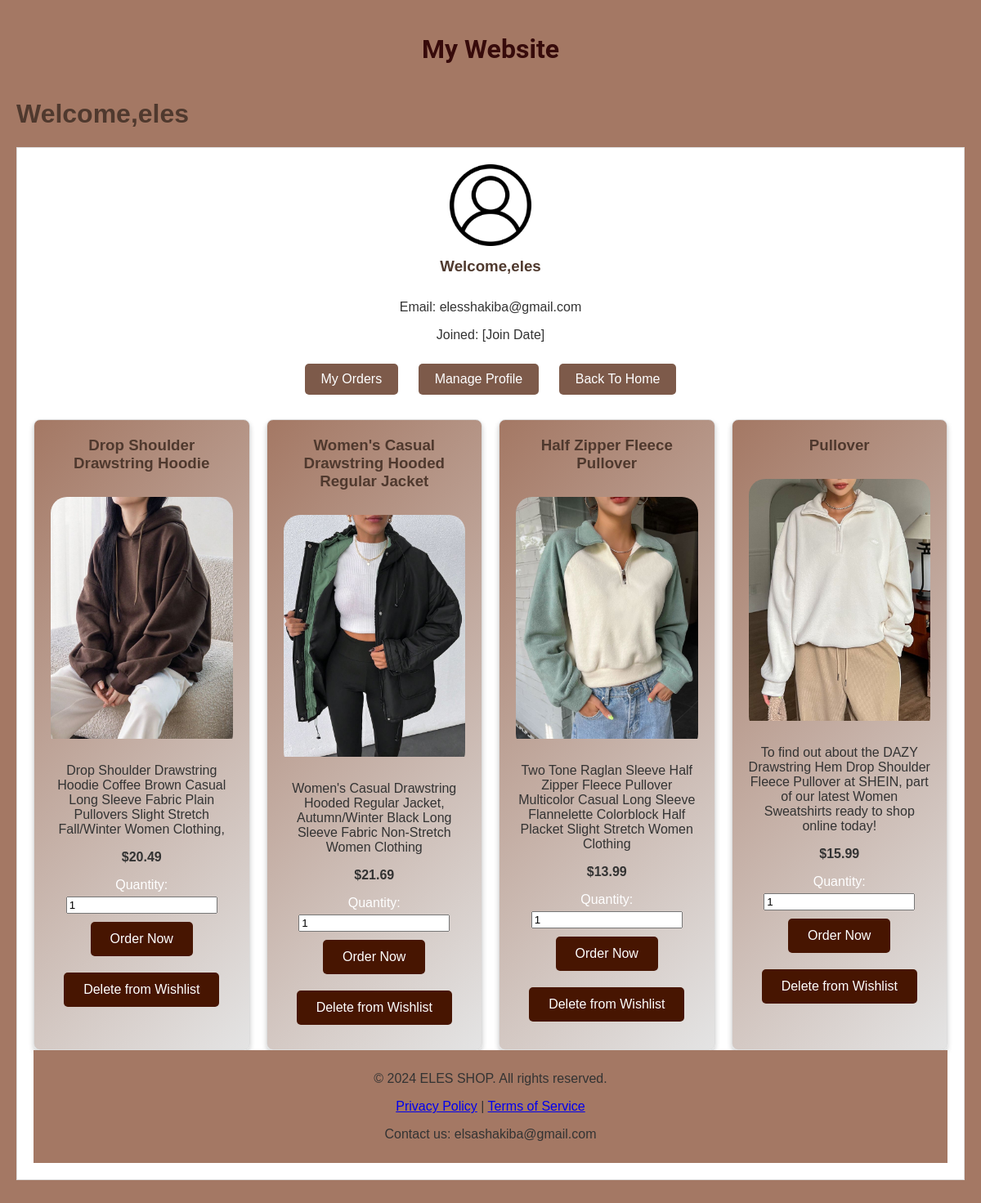
Page /wishlist (signed in) on the committed database.
### tables this page shows
CREATE TABLE users (id INTEGER PRIMARY KEY AUTOINCREMENT, email TEXT UNIQUE NOT NULL, password TEXT NOT NULL, role TEXT NOT NULL, username TEXT);

CREATE TABLE products (id INTEGER PRIMARY KEY AUTOINCREMENT, name TEXT NOT NULL, description TEXT, price REAL NOT NULL, stock INTEGER DEFAULT 0, category_id INTEGER REFERENCES categories (id), image_path BLOB);

### app.py (the view)
@app.route('/wishlist')
def wishlist():
    if 'role' in session and session['role'] == 'user':
        username = session.get('username')
        conn = get_db()
        cursor = conn.cursor()
        cursor.execute("SELECT id FROM users WHERE username = ?", (username,))
        username = cursor.fetchone()[0]
        cursor.execute('''
            SELECT p.id, p.name, p.description, p.price, p.image_path
            FROM wishlist w
            JOIN products p ON w.product_id = p.id
            WHERE w.user_id = ?
        ''', (username,))
        wishlist_products = cursor.fetchall()
        conn.close()
        return render_template('wishlist.html', wishlist_products=wishlist_products)
    return "Access denied!", 403

### app.py (called while the page is built)
def get_db():
    conn = sqlite3.connect(db)
    conn.row_factory = sqlite3.Row  # برای دسترسی به داده‌ها به صورت دیکشنری
    return conn

### templates/wishlist.html (shortened to what this page needs)
<!DOCTYPE html>
<html lang="en">
<head>
    <link rel="stylesheet" href="{{ url_for('static', filename='styles.css') }}">
</head>
<body>
    <header>
        <h1>My Website</h1>
    </header>
    <div class="main-content">
        <h1>Welcome,{{ session['username'] }}</h1>
        <div class="card">
            <img src="{{ url_for('static', filename='images/user-icon.png') }}" alt="Account Icon">
            <h3>Welcome,{{ session['username'] }}</h3>
            <p>Email: {{ session['email'] }}</p>
            <p>Joined: [Join Date]</p>
            <div>
                <button id="toggleOrdersBtn" class="btn btn-primary">My Orders</button>
                <button id="toggleWishlistBtn" class="btn btn-primary" onclick="location.href='/profile'">Manage Profile</button>
                <button id="toggleWishlistBtn" class="btn btn-primary" onclick="location.href='/user_dashboard'">Back To Home</button>
                <div class="product-container">
                    {% for product in wishlist_products %}
                    <div class="product">
                        <h3>{{ product['name'] }}</h3>
                        <div class="product-gallery">
                            <img src="{{ url_for('static', filename=product['image_path']) }}"
                                alt="{{ product['username'] }}" style="width: 100%; height: auto;">
                        </div>
                        <p>{{ product['description'] }}</p>
                        <p><strong>${{ product['price'] }}</strong></p>
                        <form action="/order" method="POST">
                            <label for="quantity">Quantity:</label>
                            <input type="number" id="quantity" name="quantity" value="1" min="1" required>
                            <button type="submit" class="btn btn-primary">Order Now</button>
                        </form>
                        <form action="{{ url_for('delete_wishlist', product_id=product['id']) }}" method="POST">
                            <button type="submit" class="btn btn-primary">Delete from Wishlist</button>
                        </form>
                        {% if product.in_wishlist == 1 %}
                        <div class="wishlist-icon in-wishlist">!</div>
                        {% else %}
                        <div class="wishlist-icon not-in-wishlist">♡</div>
                        {% endif %}
                    </div>
                    {% endfor %}
                </div>
            </div>
            <footer>
                <p>&copy; 2024 ELES SHOP. All rights reserved.</p>
                <p><a href="#">Privacy Policy</a> | <a href="#">Terms of Service</a></p>
                <p>Contact us: elsashakiba@gmail.com</p>
            </footer>
        </div>
</body>
</html>

### static/styles.css (style rules this page uses)
.btn { display: inline-block; padding: 12px 24px; margin: 10px; font-size: 16px; color: white; background-color: #471501; border: none; border-radius: 5px; cursor: pointer; transition: background-color 0.3s; }
label { display: block; margin: 10px 0 5px; }
body { font-family: 'Poppins', sans-serif; background-color: #f5f5dc; }
h1 { color: #370b0b; }

### templates/wishlist.html (style rules this page uses)
@media (min-width: 601px) { body { font-size: 16px; } }
header { color: white; text-align: center; padding: 20px 0; position: fixed; top: 0; left: 0; width: 100%; background-color: #a47864; color: #4f392e; z-index: 1000; transition: all 0.4s ease-in-out; font-family: 'Roboto', sans-serif; }
body { font-family: 'Poppins', sans-serif; margin: 0; display: flex; background-color: #a47864; margin-top: 80px; }
.main-content { flex-grow: 1; padding: 20px; }
.main-content h1 { color: #4f392e; }
.card { border: 1px solid #ddd; margin: 20px 0; padding: 20px; background-color: #fff; text-align: center; }
.card h3 { margin: 0; color: #4f392e; margin-bottom: 30px; text-align: center; }
.card p { color: #333; text-align: center; }
.card img { width: 100px; height: auto; margin-bottom: 10px; text-align: center; }
.product { border: 1px solid #ddd; padding: 20px; margin-bottom: 0px; text-align: center; transition: transform 0.3s ease; background: linear-gradient(135deg, #a47864, #e4e4e4); padding: 20px; border-radius: 8px; box-shadow: 0 4px 6px rgba(0, 0, 0, 0.2); color: #ffffff; text-align: center; }
.product-gallery { overflow: hidden; max-width: 300px; margin: 1px auto; border-radius: 20px; transition: transform 0.3s ease; }
.product-container { display: grid; grid-template-columns: repeat(4, 1fr); gap: 20px; margin-top: 20px; }
#toggleOrdersBtn { padding: 10px 20px; background-color: #7d5a4a; color: white; border: none; border-radius: 5px; cursor: pointer; font-size: 16px; }
#toggleWishlistBtn { padding: 10px 20px; background-color: #7d5a4a; color: white; border: none; border-radius: 5px; cursor: pointer; font-size: 16px; }
.wishlist-icon { position: absolute; top: 10px; right: 10px; font-size: 20px; cursor: pointer; }
.wishlist-icon.not-in-wishlist { color: gray; }
footer { background-color: #a47864; color: white; padding: 10px 0; text-align: center; position: relative; width: 100%; }

### rows in the picture
users: username "eles", email "elesshakiba@gmail.com"
products: name "Drop Shoulder Drawstring Hoodie", image_path (picture), description "Drop Shoulder Drawstring Hoodie Coffee Brown Casual Long Sleeve Fabric Plain Pullovers Slight Stretch Fall/Winter Women Clothing,", price "20.49"
products: name "Women's Casual Drawstring Hooded Regular Jacket", image_path (picture), description "Women's Casual Drawstring Hooded Regular Jacket, Autumn/Winter Black Long Sleeve Fabric Non-Stretch Women Clothing", price "21.69"
products: name "Half Zipper Fleece Pullover", image_path (picture), description "Two Tone Raglan Sleeve Half Zipper Fleece Pullover Multicolor Casual Long Sleeve Flannelette Colorblock Half Placket Slight Stretch Women Clothing", price "13.99"
products: name "Pullover", image_path (picture), description "To find out about the DAZY Drawstring Hem Drop Shoulder Fleece Pullover at SHEIN, part of our latest Women Sweatshirts ready to shop online today!", price "15.99"
